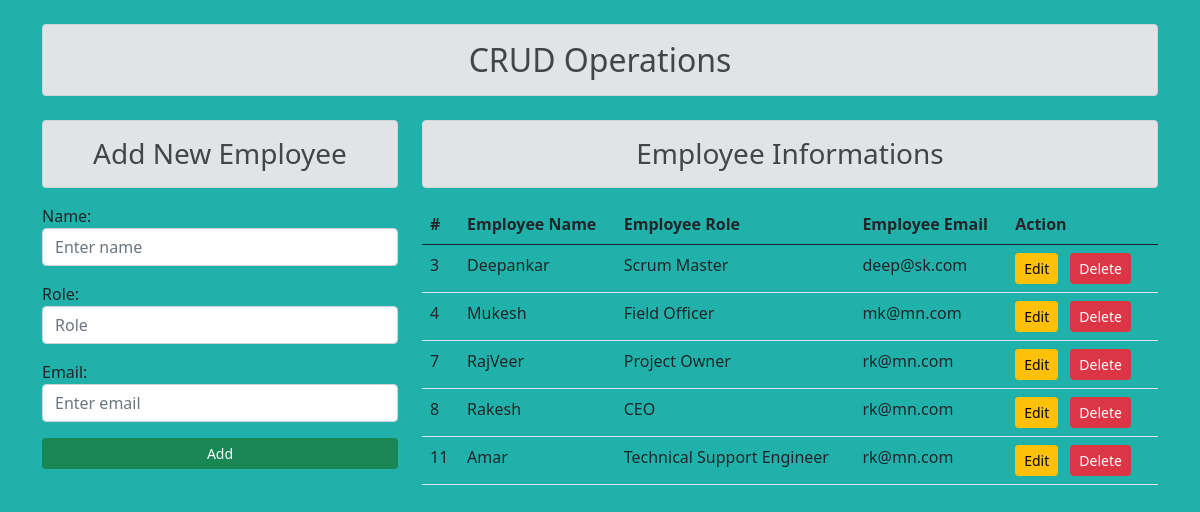
The page / on the database its author committed.
### crudapp/models.py (models this page shows)
class Employee(models.Model):
    name = models.CharField(max_length=100)
    email = models.EmailField(max_length=100)
    role = models.CharField(max_length=100)

### crudapp/views.py (the view)
# urls.py: path('',views.home, name='home'),
def home(request):
    if request.method == 'POST':
        form = RegisterationForm(request.POST)
        if form.is_valid():
            en = form.cleaned_data['name']
            er = form.cleaned_data['role']
            eem = form.cleaned_data['email']
            record = Employee(
                name=en,
                role=er,
                email=eem
            )
            record.save()
            form = RegisterationForm()
    else:
        form = RegisterationForm()
    all_records = Employee.objects.all().order_by('id') # getting all the records from DB
    return render(request, 'crudapp/addorshow.html', {'form': form, 'all_records': all_records})

### crudapp/forms.py
class RegisterationForm(forms.ModelForm):
    class Meta:
        model= Employee
        fields = ['name','role','email']
        widgets={
            'name':forms.TextInput(attrs={'class':'form-control text-dark' ,'placeholder':'Enter name'}),
            'role':forms.TextInput(attrs={'class':'form-control text-dark','placeholder':'Role'}),
            'email':forms.EmailInput(attrs={'class':'form-control text-dark','placeholder':'Enter email'}),
        }

### templates/crudapp/addorshow.html (shortened to what this page needs)
{% extends 'crudapp/base.html' %}
{% block content %}
<div class="row mt-2">
    <div class="col-sm-4 my-2">
        <h3 class="text-center alert alert-secondary">Add New Employee</h3>
        <form action="" method="post" novalidate>
            {{form.as_p}}
            <input type="submit" class="btn btn-success btn-sm col-sm-12" value="Add">
        </form>
    </div>
    <div class="col-sm-8 my-2">
        <h3 class="text-center alert alert-secondary">Employee Informations</h3>
        {% if all_records %}
        <table class="table table-">
            <thead>
                <th scope="col">#</th>
                <th scope="col">Employee Name</th>
                <th scope="col">Employee Role</th>
                <th scope="col">Employee Email</th>
                <th scope="col">Action</th>
            </thead>
            <tbody>
                {% for record in all_records %}
                <tr>
                    <td scope="row">{{record.id}}</td>
                    <td scope="row">{{record.name}}</td>
                    <td scope="row">{{record.role}}</td>
                    <td scope="row">{{record.email}}</td>
                    <td scope="'row" class="">
                        <a href="{% url 'update' record.id %}" class="btn btn-warning btn-sm ">Edit</a>
                        <form action="{% url 'delete' record.id %}" method="post" class="d-inline">
                            <input type="submit" class="btn btn-danger btn-sm mx-2" value="Delete">
                        </form>
                    </td>
                </tr>
                {% endfor %}
            </tbody>
        </table>
        {% else %}
        <p class="text-center alert alert-info">No Record Found.</p>
        {% endif %}
    </div>
</div>
{% endblock content %}

### templates/crudapp/base.html (shortened to what this page needs)
<!DOCTYPE html>
{% load static %}
<html lang="en">
<head>
    <link href="https://cdn.jsdelivr.net/npm/bootstrap@5.0.2/dist/css/bootstrap.min.css" rel="stylesheet"
>
    </head>
    <body >
    <div class="container mt-4">
        <h2 class="text-center alert alert-secondary">CRUD Operations</h2>
            {% block content %}
            {% endblock content %}
    </div>
</body>
</html>

### templates/crudapp/base.html (style rules this page uses)
body { background-color:lightseagreen; }

### rows shown on the page
Employee: id "3", name "Deepankar", role "Scrum Master", email "deep@sk.com"
Employee: id "4", name "Mukesh", role "Field Officer", email "mk@mn.com"
Employee: id "7", name "RajVeer", role "Project Owner", email "rk@mn.com"
Employee: id "8", name "Rakesh", role "CEO", email "rk@mn.com"
Employee: id "11", name "Amar", role "Technical Support Engineer", email "rk@mn.com"
